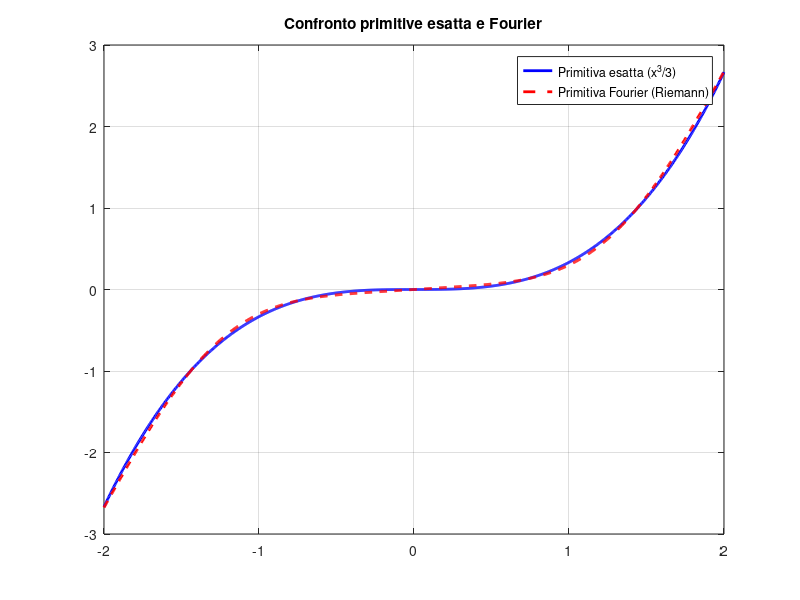

This chart was generated by the following MATLAB code:
% Fourier: Integrale
clear; close all; clc;

%% Definizione funzione
f = @(x) x.^2;
a = -2; b = 2;
L = (b - a)/2;

% Parametri per somme di Riemann
M = 1000;                   % Numero di punti per discretizzazione
x = linspace(a,b,M);
dx = (b - a)/(M-1);

% Ordine serie di Fourier
N = 2;

%% Calcolo a0 con somma di Riemann
a0 = (1/L)*(sum(f(x))*dx)/2;

% Calcolo an e bn con somme di Riemann
an = zeros(1,N);
bn = zeros(1,N);

for n = 1:N
    an(n) = (1/L) * sum(f(x) .* cos(n*pi*x/L)) * dx;
    bn(n) = (1/L) * sum(f(x) .* sin(n*pi*x/L)) * dx;
end

% Serie di Fourier troncata numerica
Ftrunc = a0*ones(size(x));
for n = 1:N
   Ftrunc = Ftrunc + an(n)*cos(n*pi*x/L) + bn(n)*sin(n*pi*x/L);
end

%% Integrale esatto e integrale numerico (Riemann) della troncata
I_exact = integral(f,0,1);
x_int = linspace(0,1,M);
dx_int = (1 - 0)/(M-1);
Fourier_interp=interp1(x,Ftrunc,x_int);
I_fourier = sum(Fourier_interp)*dx_int;

fprintf('Integrale esatto di x^2 su [0,1]: %f\n',I_exact);
fprintf('Integrale Fourier (Riemann) su [0,1]: %f\n',I_fourier);
fprintf('Errore assoluto: %e\n',abs(I_exact - I_fourier));

Primitiva_Fourier = a0*x;
for n = 1:N
    Primitiva_Fourier = Primitiva_Fourier + an(n)*(L/(n*pi))*sin(n*pi*x/L) - bn(n)*(L/(n*pi))*cos(n*pi*x/L);
end

%% Grafico delle primitive
Primitiva_esatta = (x.^3)/3;

figure;
plot(x,Primitiva_esatta,'b','LineWidth',2);
hold on;
plot(x,Primitiva_Fourier,'r--','LineWidth',2);
grid on;
legend('Primitiva esatta (x^3/3)','Primitiva Fourier (Riemann)');
title('Confronto primitive esatta e Fourier');